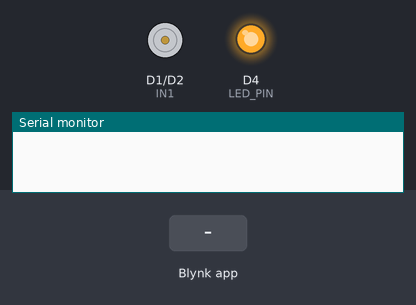
Bench run of a sketch on a simulated ESP8266 (NodeMCU). Parts: motor-driver pin pairs drawn as motors (green arrow = first pin HIGH = forward, orange = second pin HIGH = backward, longer = more drive, scaled by the enable pin), output pins drawn as LEDs (lit = HIGH), the last lines printed to the serial monitor. The inputs (shaded band) are chosen by the test bench. WiFi joins after 1.5 s; servers stay silent unless stated.

Above: at 3.0 s.
3.1 s: Blynk app writes 1 to V1
At 3.4 s:
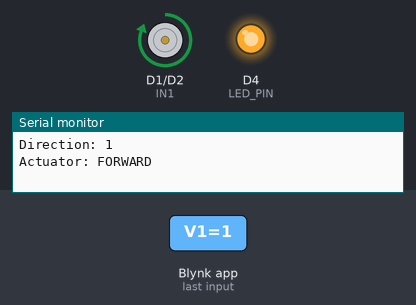
6.1 s: Blynk app writes 0 to V1
At 6.9 s:
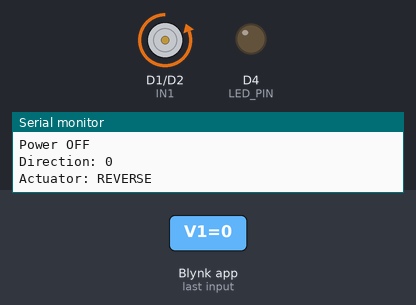
9.1 s: Blynk app writes 200 to V1
At 10.3 s:
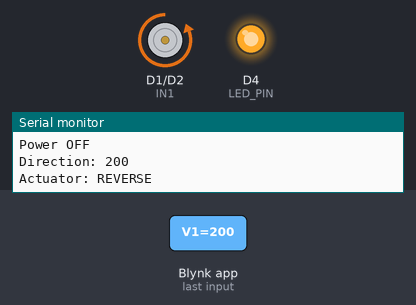
12.1 s: Blynk app writes 1 to V1
At 12.7 s:
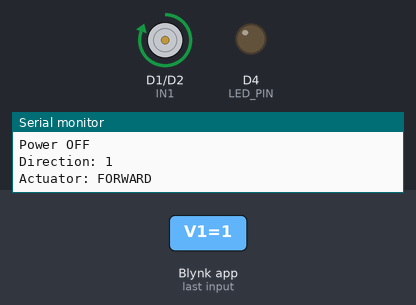
Timing chart, 0 to 16.1 s (numbered marks = the images above; inputs shaded):
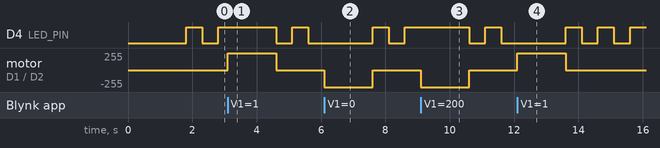

Measured:
- after the input at 3.1 s, motor on D1 (IN1) / D2 (IN2): stopped → forward 255/255 at once, → stopped 1.5 s later
- after the input at 6.1 s, motor on D1 (IN1) / D2 (IN2): stopped → backward 255/255 at once, → stopped 1.5 s later
- after the input at 9.1 s, motor on D1 (IN1) / D2 (IN2): stopped → backward 255/255 at once, → stopped 1.5 s later
- after the input at 12.1 s, motor on D1 (IN1) / D2 (IN2): stopped → forward 255/255 at once, → stopped 1.5 s later
- by itself, D4 (LED_PIN): alternates HIGH for 0.50 s and LOW for 0.50 s

The sketch:

code.ino
```cpp
#define BLYNK_TEMPLATE_ID "YOUR_TEMPLATE_ID" // make a template on blynk console
#define BLYNK_TEMPLATE_NAME "YOUR_DEVICE_NAME"
#define BLYNK_AUTH_TOKEN "AUTHENTICATION_TOKEN"

#define BLYNK_PRINT Serial

#include <BlynkSimpleEsp8266.h>
#include <ESP8266WiFi.h>

char ssid[] = "YOUR WIFI/HOTSPOT NAME";
char pass[] = "WIFI/HOTSPOT PASSWORD";

#define ENA D7
#define IN1 D1
#define IN2 D2
#define LED_PIN D4  // Built-in LED

int direction = 0;

void setup() {
  Serial.begin(115200);
  Blynk.begin(BLYNK_AUTH_TOKEN, ssid, pass);

  pinMode(ENA, OUTPUT);
  pinMode(IN1, OUTPUT);
  pinMode(IN2, OUTPUT);
  pinMode(LED_PIN, OUTPUT);
}

void loop() {
  Blynk.run();
  blinkLED();
}

BLYNK_WRITE(V1) {
  direction = param.asInt();  // 1 = Forward, 0 = Reverse
  Serial.print("Direction: ");
  Serial.println(direction);

  if (direction == 1) {
    analogWrite(ENA, 1023);
    digitalWrite(IN1, HIGH);
    digitalWrite(IN2, LOW);
    Serial.println("Actuator: FORWARD");
  } else {
    analogWrite(ENA, 1023);
    digitalWrite(IN1, LOW);
    digitalWrite(IN2, HIGH);
    Serial.println("Actuator: REVERSE");
  }

  delay(1500);  // Run actuator for 1.5 sec only to secure it from excessive heat

  analogWrite(ENA, 0);
  digitalWrite(IN1, LOW);
  digitalWrite(IN2, LOW);
  Serial.println("Power OFF");
}

// LED Blink Function
void blinkLED() {
  static unsigned long lastMillis = 0;
  static bool ledState = LOW;
  if (millis() - lastMillis >= 500) {
    lastMillis = millis();
    ledState = !ledState;
    digitalWrite(LED_PIN, ledState);
  }
}
```
